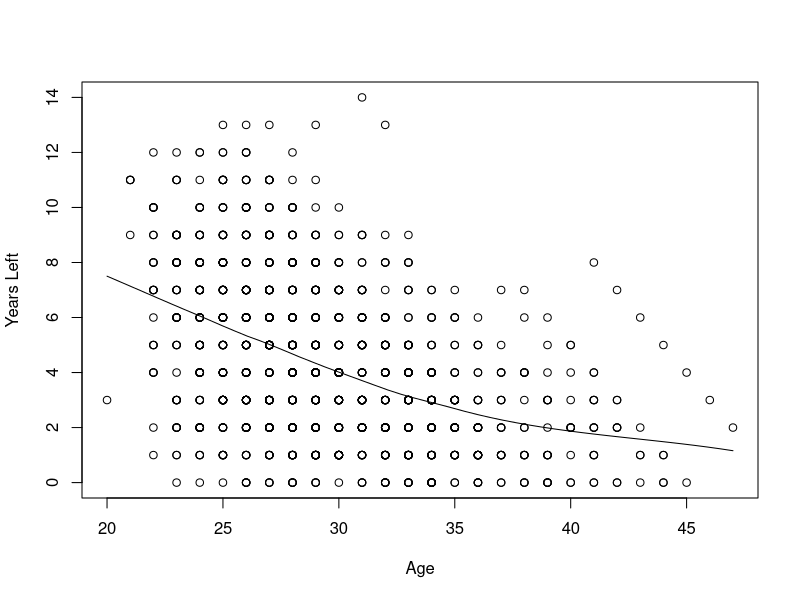
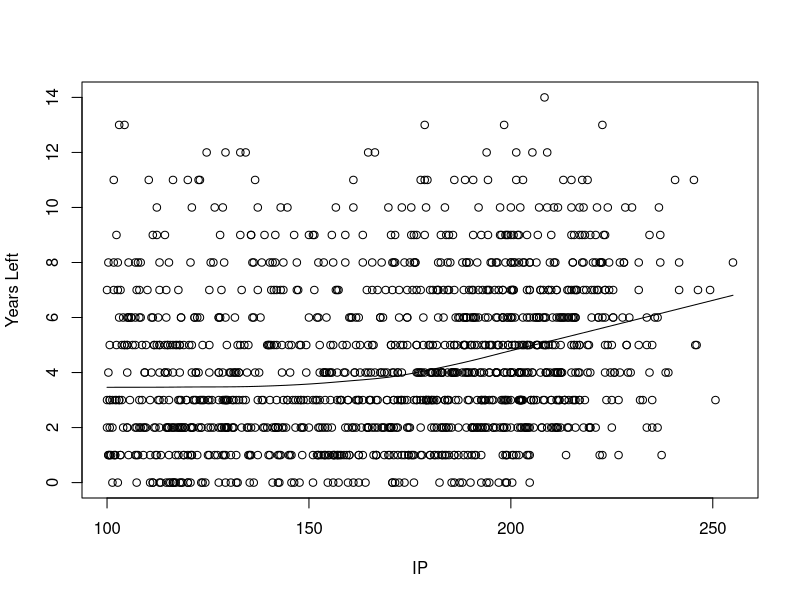
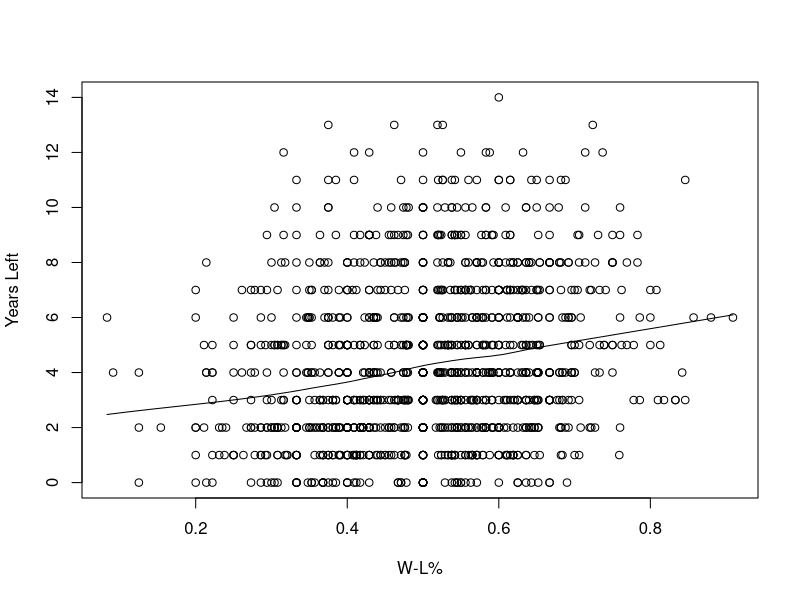
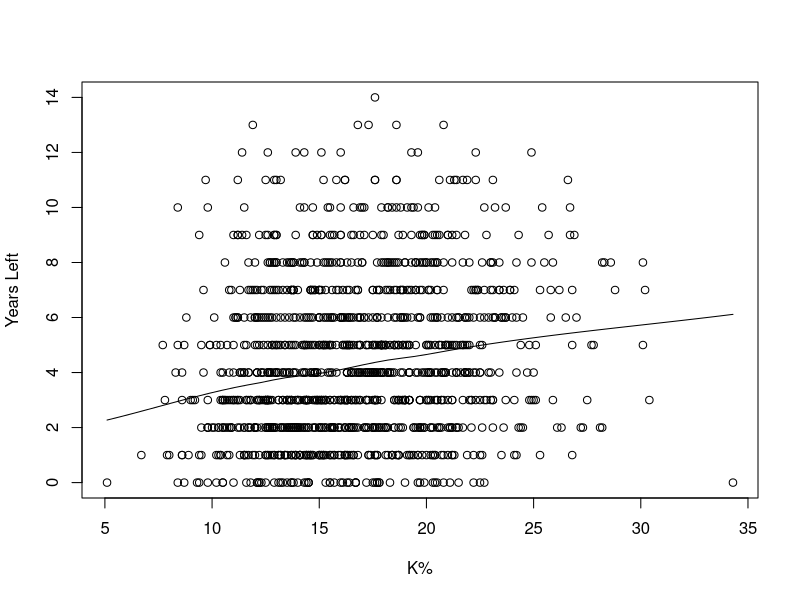
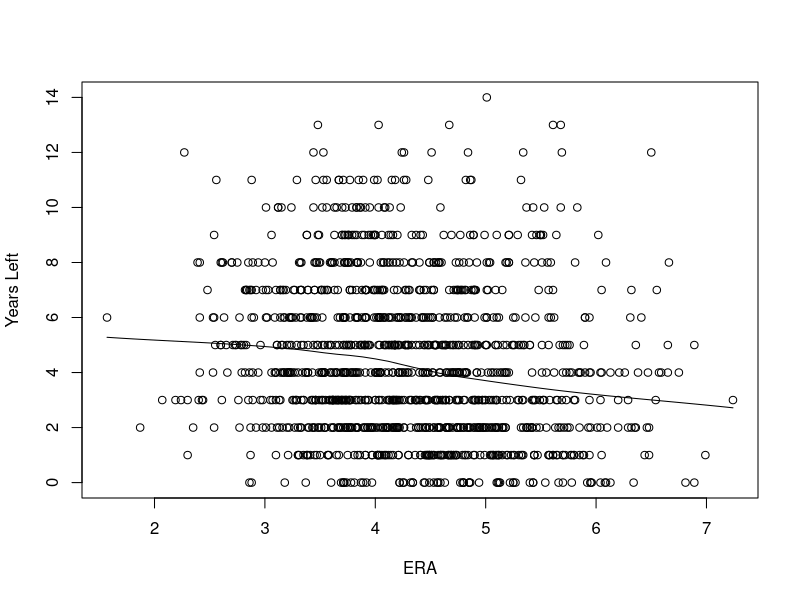
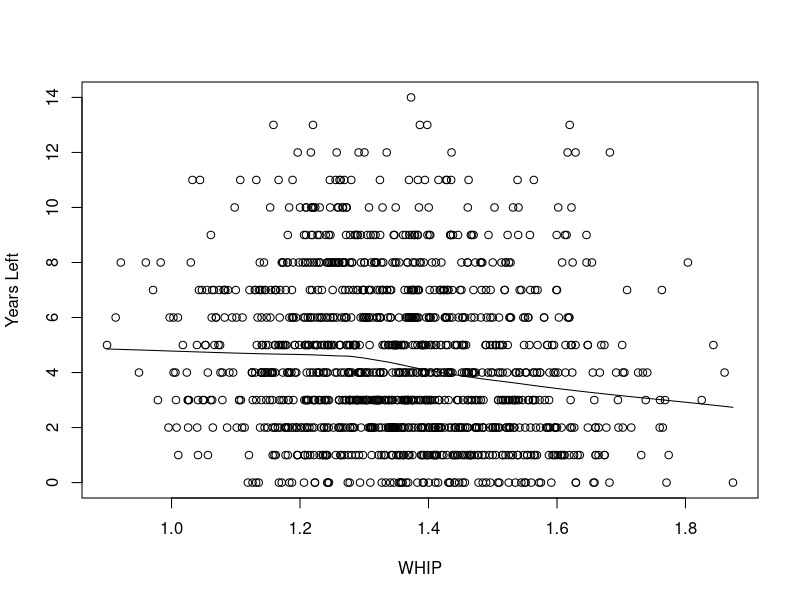
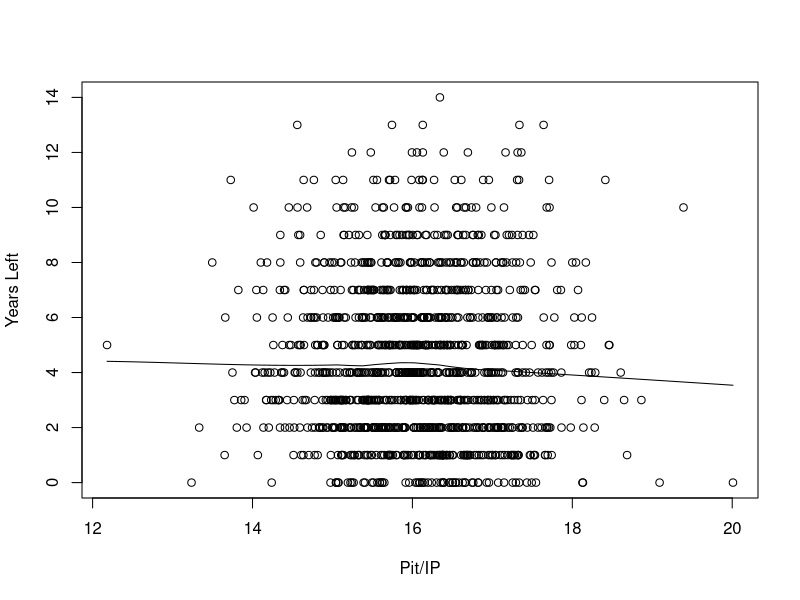
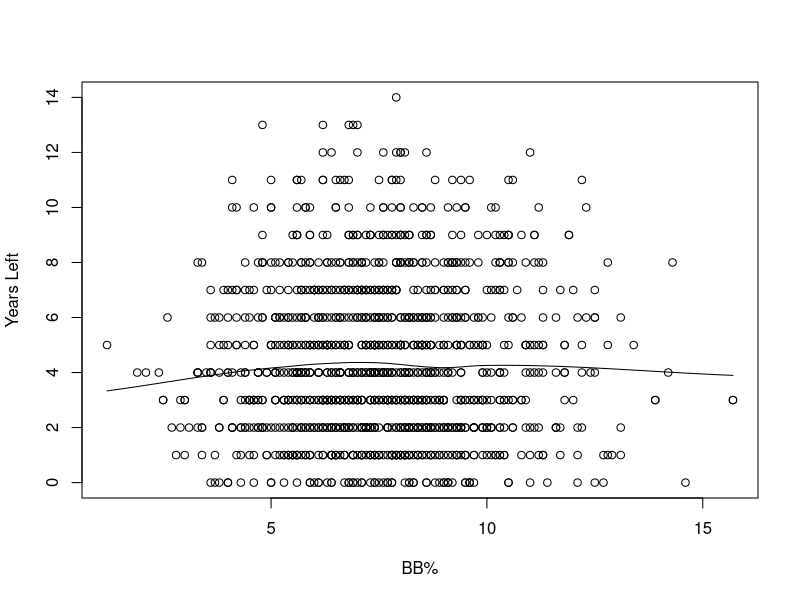

The R script that drew these images, in order:
setwd("~/Projects/PitchingCareers")

library(dplyr)
library(magrittr)
library(ggplot2)
library(stringr)

# Import single season and player data
pitchers.raw <- read.csv('pitchers.csv')
seasons.raw  <- read.csv('seasons.csv')

pitchers <- pitchers.raw %>% select(c('Player', 'To'))
seasons  <- seasons.raw  %>% select(c('Player', 'Year', 'ERA', 'Age', 'IP', 'BB', 'H', 'K.', 'BB.', 'W.L.', 'Pit'))

# Rename percentage columns
names(seasons)[names(seasons) == 'K.']  <- 'Kper'
names(seasons)[names(seasons) == 'BB.'] <- 'BBper'

seasons$Kper  <- seasons$Kper  %>% str_replace('%', '') %>% as.numeric
seasons$BBper <- seasons$BBper %>% str_replace('%', '') %>% as.numeric

# Adjust Innings Pitched to be a real number
seasons$IP <- (seasons$IP %>% round) + (seasons$IP %% 1 * (10/3))

# Calculate additional columns
seasons$WHIP <- (seasons$BB + seasons$H)/seasons$IP
seasons$PIP  <- seasons$Pit/seasons$IP

# Merge data
df <- merge(x=seasons, y=pitchers, 
            by='Player', 
            all.x=TRUE
            )

# Calculate the number of years remaining
df$Years.Left <- df$To - df$Year

# Summarize descriptive stats for data
df$ERA   %>% mean # 4.310249
df$Age   %>% mean # 29.50523
df$IP    %>% mean # 169.5165
df$Kper  %>% mean # 16.707
df$BBper %>% mean # 7.561706
df$W.L.  %>% mean # 0.5060467
df$WHIP  %>% mean # 1.354138
df$PIP   %>% mean # 16.06522
df$Years.Left %>% mean # 4.422365

df$ERA   %>% sd #  0.9090519
df$Age   %>% sd #  4.602275
df$IP    %>% sd # 37.81397
df$Kper  %>% sd #  4.168754
df$BBper %>% sd #  2.106117
df$W.L.  %>% sd #  0.1300825
df$WHIP  %>% sd #  0.1610054
df$PIP   %>% sd #  0.9343541
df$Years.Left %>% sd # 2.875749

# Graph smooth scatter plot for each
scatter.smooth(x = df$Age,   y = df$Years.Left, xlab = 'Age'   , ylab = 'Years Left')
scatter.smooth(x = df$IP,    y = df$Years.Left, xlab = 'IP'    , ylab = 'Years Left')
scatter.smooth(x = df$W.L.,  y = df$Years.Left, xlab = 'W-L%'  , ylab = 'Years Left')
scatter.smooth(x = df$Kper,  y = df$Years.Left, xlab = 'K%'    , ylab = 'Years Left')
scatter.smooth(x = df$ERA,   y = df$Years.Left, xlab = 'ERA'   , ylab = 'Years Left')
scatter.smooth(x = df$WHIP,  y = df$Years.Left, xlab = 'WHIP'  , ylab = 'Years Left')
scatter.smooth(x = df$PIP,   y = df$Years.Left, xlab = 'Pit/IP', ylab = 'Years Left')
scatter.smooth(x = df$BBper, y = df$Years.Left, xlab = 'BB%'   , ylab = 'Years Left')

# Standardize the independent variables
df$ERA.z   <- df$ERA   %>% scale
df$Age.z   <- df$Age   %>% scale
df$IP.z    <- df$IP    %>% scale
df$Kper.z  <- df$Kper  %>% scale
df$BBper.z <- df$BBper %>% scale
df$W.L.z   <- df$W.L.  %>% scale
df$WHIP.z  <- df$WHIP  %>% scale
df$PIP.z   <- df$PIP   %>% scale

# Perform simple linear regression on each of the variables of interest
lm(data = df, Years.Left ~ ERA.z)   %>% summary # -0.47976
lm(data = df, Years.Left ~ Age.z)   %>% summary # -1.23009
lm(data = df, Years.Left ~ IP.z)    %>% summary #  0.62475
lm(data = df, Years.Left ~ Kper.z)  %>% summary #  0.48724
lm(data = df, Years.Left ~ BBper.z) %>% summary #  0.02244 not significant
lm(data = df, Years.Left ~ W.L.z)   %>% summary #  0.58836
lm(data = df, Years.Left ~ WHIP.z)  %>% summary # -0.40593
lm(data = df, Years.Left ~ PIP.z)   %>% summary # -0.06299 not significant

# Graph simple regression coefficients
vars     <- c('ERA', 'Age', 'IP', 'K%', 'BB%', 'W-L%', 'WHIP', 'Pit/IP')
coef     <- c(-0.47976, -1.23009, 0.62475, 0.48724, 0.02244, 0.58836, -0.40593, -0.06299)
coef.abs <- coef %>% abs
coef.df  <- data.frame(vars, coef, coef.abs)

# Absolute Value plot
ggplot(coef.df) +
  geom_bar(aes(x = reorder(vars, abs(coef)), y = abs(coef), fill = vars), stat = 'identity') +
  ylab('Change (in years)') + 
  labs(title = 'Which stats best predict the length of a pitching career?', 
       subtitle = 'Change in expected career length resulting from a 1 std dev change in each stat') +
  theme(legend.position = 'none', 
        axis.title.x = element_blank(),
        axis.text.x = element_text(vjust = 9, size = 10, face = 'bold'),
        plot.title = element_text(size=14, face = 'bold'),
        plot.subtitle = element_text(size=8)
        )

# Regular Plot
ggplot(coef.df) +
  geom_bar(aes(x = reorder(vars, coef), y = coef, fill = vars), stat = 'identity') +
  ylab('Change (in years)') + 
  labs(subtitle = 'Change in expected career length resulting from a 1 std dev increase in each stat') +
  theme(legend.position = 'none', 
        axis.title.x = element_blank(),
        axis.text.x = element_text(vjust = 95, size = 10, face = 'bold')
        )

# Build linear regression model
# Split train/test
set.seed(101)
sample <- sample(1:nrow(df), size = .7 * nrow(df))

train.df <- df[sample,]
test.df  <- df[-sample,]

# Select features 
df %>% names # "ERA" "Age" "IP" "Kper" "BBper" "W.L." "WHIP" "PIP" These are the features of interest

# A predictive model will almost certainly include age so our feature selection will start there
# Use forward stepwise selection to build models by adding features that improve the training RSS
lm(data = train.df, Years.Left ~ Age) %>% deviance # 5919.682

lm(data = train.df, Years.Left ~ Age + ERA)   %>% deviance # 5742.34
lm(data = train.df, Years.Left ~ Age + IP)    %>% deviance # 5360.736 *
lm(data = train.df, Years.Left ~ Age + Kper)  %>% deviance # 5818.525
lm(data = train.df, Years.Left ~ Age + BBper) %>% deviance # 5836.431
lm(data = train.df, Years.Left ~ Age + W.L.)  %>% deviance # 5624.958
lm(data = train.df, Years.Left ~ Age + WHIP)  %>% deviance # 5732.84
lm(data = train.df, Years.Left ~ Age + PIP)   %>% deviance # 5863.011

lm(data = train.df, Years.Left ~ Age + IP + ERA)   %>% deviance # 5348.715
lm(data = train.df, Years.Left ~ Age + IP + Kper)  %>% deviance # 5337.066
lm(data = train.df, Years.Left ~ Age + IP + BBper) %>% deviance # 5352.203
lm(data = train.df, Years.Left ~ Age + IP + W.L.)  %>% deviance # 5273.627 *
lm(data = train.df, Years.Left ~ Age + IP + WHIP)  %>% deviance # 5341.58
lm(data = train.df, Years.Left ~ Age + IP + PIP)   %>% deviance # 5360.16

lm(data = train.df, Years.Left ~ Age + IP + W.L. + ERA)   %>% deviance # 5268.9
lm(data = train.df, Years.Left ~ Age + IP + W.L. + Kper)  %>% deviance # 5269.331
lm(data = train.df, Years.Left ~ Age + IP + W.L. + BBper) %>% deviance # 5269.225
lm(data = train.df, Years.Left ~ Age + IP + W.L. + WHIP)  %>% deviance # 5273.62
lm(data = train.df, Years.Left ~ Age + IP + W.L. + PIP)   %>% deviance # 5265.637 * 

lm(data = train.df, Years.Left ~ Age + IP + W.L. + PIP + ERA)   %>% deviance # 5263.874
lm(data = train.df, Years.Left ~ Age + IP + W.L. + PIP + Kper)  %>% deviance # 5263.358
lm(data = train.df, Years.Left ~ Age + IP + W.L. + PIP + BBper) %>% deviance # 5232.855 * 
lm(data = train.df, Years.Left ~ Age + IP + W.L. + PIP + WHIP)  %>% deviance # 5263.164

lm(data = train.df, Years.Left ~ Age + IP + W.L. + PIP + BBper + ERA)   %>% deviance # 5231.391 *
lm(data = train.df, Years.Left ~ Age + IP + W.L. + PIP + BBper + Kper)  %>% deviance # 5231.724
lm(data = train.df, Years.Left ~ Age + IP + W.L. + PIP + BBper + WHIP)  %>% deviance # 5232.826

lm(data = train.df, Years.Left ~ Age + IP + W.L. + PIP + BBper + ERA + Kper)  %>% deviance # 5227.741 *
lm(data = train.df, Years.Left ~ Age + IP + W.L. + PIP + BBper + ERA + WHIP)  %>% deviance # 5228.941

lm(data = train.df, Years.Left ~ Age + IP + W.L. + PIP + BBper + ERA + Kper + WHIP) %>% deviance # 5227.442

# Among the 7 models built by each step of the selection, choose the one with the best RSS against the test data
lm(data = train.df, Years.Left ~ Age + IP) %>% 
  predict.lm(newdata = test.df) %>% subtract(test.df$Years.Left) %>% raise_to_power(2) %>% sum # 2306.41

lm(data = train.df, Years.Left ~ Age + IP + W.L.) %>% 
  predict.lm(newdata = test.df) %>% subtract(test.df$Years.Left) %>% raise_to_power(2) %>% sum # 2247.41 *

lm(data = train.df, Years.Left ~ Age + IP + W.L. + PIP) %>% 
  predict.lm(newdata = test.df) %>% subtract(test.df$Years.Left) %>% raise_to_power(2) %>% sum # 2247.623

lm(data = train.df, Years.Left ~ Age + IP + W.L. + PIP + BBper ) %>% 
  predict.lm(newdata = test.df) %>% subtract(test.df$Years.Left) %>% raise_to_power(2) %>% sum # 2255.452

lm(data = train.df, Years.Left ~ Age + IP + W.L. + PIP + BBper + ERA ) %>% 
  predict.lm(newdata = test.df) %>% subtract(test.df$Years.Left) %>% raise_to_power(2) %>% sum # 2254.064

lm(data = train.df, Years.Left ~ Age + IP + W.L. + PIP + BBper + ERA + Kper) %>% 
  predict.lm(newdata = test.df) %>% subtract(test.df$Years.Left) %>% raise_to_power(2) %>% sum # 2249.706

lm(data = train.df, Years.Left ~ Age + IP + W.L. + PIP + BBper + ERA + Kper + WHIP) %>% 
  predict.lm(newdata = test.df) %>% subtract(test.df$Years.Left) %>% raise_to_power(2) %>% sum # 2248.417

# The best model here includes only the features Age, IP, and W.L.
lm <- lm(data = df, Years.Left ~ Age + IP + W.L.) 
lm %>% summary
"
Residuals:
Min     1Q      Median   3Q      Max 
-6.9335 -1.7924 -0.3129  1.5352  9.6622 

Coefficients:
  Estimate   Std. Error   t value   Pr(>|t|)    
(Intercept)    8.480935   0.557933  15.201  < 2e-16 ***
  Age         -0.283076   0.015293 -18.510  < 2e-16 ***
  IP           0.016933   0.001991   8.506  < 2e-16 ***
  W.L.         2.812543   0.575064   4.891 1.14e-06 ***
"

# What is the RMSE on the test data? - 2.454634
lm %>% 
  predict.lm(newdata = test.df) %>% 
  subtract(test.df$Years.Left) %>% 
  raise_to_power(2) %>% 
  sum %>% 
  divide_by(nrow(test.df)) %>% 
  raise_to_power(.5)

# Make predictions for current players
# Import and format data for 2019 pitching seasons
current.raw <- read.csv('current.csv')
current <- current.raw %>% select(c('Player', 'Year', 'ERA', 'Age', 'IP', 'BB', 'H', 'K.', 'BB.', 'W.L.', 'Pit'))

names(current)[names(current) == 'K.']  <- 'Kper'
names(current)[names(current) == 'BB.'] <- 'BBper'
current$Kper  <- current$Kper  %>% str_replace('%', '') %>% as.numeric
current$BBper <- current$BBper %>% str_replace('%', '') %>% as.numeric
current$IP <- (current$IP %>% round) + (current$IP %% 1 * (10/3))

current <- data.frame(current, lm %>% predict.lm(newdata = current)) 

names(current)[ncol(current)] <- 'Years.Left.p'
current$Final.Age.p <- current$Age + current$Years.Left.p

# Who has the most years left? Who will be the oldest?
current[order(current$Years.Left.p),] %>% select(c('Player', 'Age', 'Years.Left.p', 'Final.Age.p')) %>% head(5)
current[order(current$Years.Left.p),] %>% select(c('Player', 'Age', 'Years.Left.p', 'Final.Age.p')) %>% tail(5)

current[order(current$Age),] %>% select(c('Player', 'Age', 'Years.Left.p', 'Final.Age.p')) %>% tail(5)
